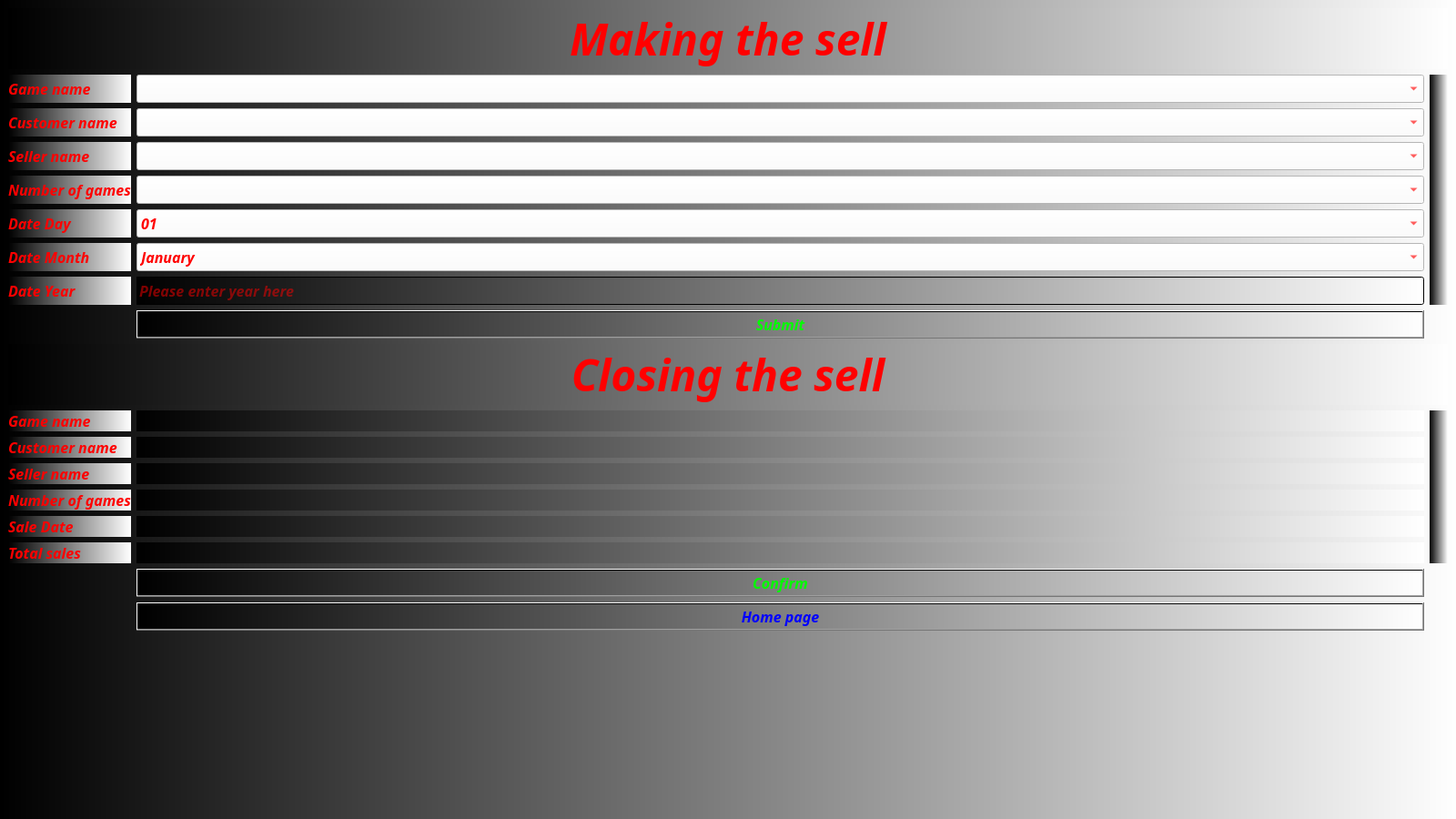
<?xml version="1.0" encoding="UTF-8"?>
<ui version="4.0">
 <class>Sales</class>
 <widget class="QMainWindow" name="Sales">
  <property name="geometry">
   <rect>
    <x>0</x>
    <y>0</y>
    <width>1600</width>
    <height>900</height>
   </rect>
  </property>
  <property name="font">
   <font>
    <family>Franklin Gothic Book</family>
    <pointsize>12</pointsize>
    <italic>true</italic>
    <bold>true</bold>
   </font>
  </property>
  <property name="windowTitle">
   <string>Sales</string>
  </property>
  <property name="windowIcon">
   <iconset resource="Pictures.qrc">
    <normaloff>:/picture/images/buy.png</normaloff>:/picture/images/buy.png</iconset>
  </property>
  <property name="toolTip">
   <string>Sales</string>
  </property>
  <property name="styleSheet">
   <string notr="true">color: rgb(255, 0, 0);
background-color: qlineargradient(spread:pad, x1:0, y1:0, x2:1, y2:0, stop:0 rgba(0, 0, 0, 255), stop:1 rgba(255, 255, 255, 255));</string>
  </property>
  <widget class="QWidget" name="centralwidget">
   <layout class="QGridLayout" name="gridLayout_2">
    <item row="0" column="0">
     <layout class="QGridLayout" name="gridLayout">
      <item row="0" column="0" colspan="3">
       <widget class="QLabel" name="label">
        <property name="font">
         <font>
          <family>Franklin Gothic Book</family>
          <pointsize>36</pointsize>
          <italic>true</italic>
          <bold>true</bold>
         </font>
        </property>
        <property name="text">
         <string>Making the sell</string>
        </property>
        <property name="alignment">
         <set>Qt::AlignCenter</set>
        </property>
       </widget>
      </item>
      <item row="1" column="0">
       <widget class="QLabel" name="label_2">
        <property name="font">
         <font>
          <family>Franklin Gothic Book</family>
          <pointsize>12</pointsize>
          <italic>true</italic>
          <bold>true</bold>
         </font>
        </property>
        <property name="text">
         <string>Game name</string>
        </property>
       </widget>
      </item>
      <item row="1" column="1">
       <widget class="QComboBox" name="comboBox_game_name">
        <property name="font">
         <font>
          <family>Franklin Gothic Book</family>
          <pointsize>12</pointsize>
          <italic>true</italic>
          <bold>true</bold>
         </font>
        </property>
        <property name="styleSheet">
         <string notr="true">background-color: rgb(255, 255, 255);</string>
        </property>
       </widget>
      </item>
      <item row="1" column="2" rowspan="7">
       <widget class="QLabel" name="label_picture">
        <property name="text">
         <string/>
        </property>
       </widget>
      </item>
      <item row="2" column="0">
       <widget class="QLabel" name="label_3">
        <property name="font">
         <font>
          <family>Franklin Gothic Book</family>
          <pointsize>12</pointsize>
          <italic>true</italic>
          <bold>true</bold>
         </font>
        </property>
        <property name="text">
         <string>Customer name</string>
        </property>
       </widget>
      </item>
      <item row="2" column="1">
       <widget class="QComboBox" name="comboBox_customer_name">
        <property name="font">
         <font>
          <family>Franklin Gothic Book</family>
          <pointsize>12</pointsize>
          <italic>true</italic>
          <bold>true</bold>
         </font>
        </property>
        <property name="styleSheet">
         <string notr="true">background-color: rgb(255, 255, 255);</string>
        </property>
       </widget>
      </item>
      <item row="3" column="0">
       <widget class="QLabel" name="label_4">
        <property name="font">
         <font>
          <family>Franklin Gothic Book</family>
          <pointsize>12</pointsize>
          <italic>true</italic>
          <bold>true</bold>
         </font>
        </property>
        <property name="text">
         <string>Seller name</string>
        </property>
       </widget>
      </item>
      <item row="3" column="1">
       <widget class="QComboBox" name="comboBox_seller_name">
        <property name="font">
         <font>
          <family>Franklin Gothic Book</family>
          <pointsize>12</pointsize>
          <italic>true</italic>
          <bold>true</bold>
         </font>
        </property>
        <property name="styleSheet">
         <string notr="true">background-color: rgb(255, 255, 255);</string>
        </property>
       </widget>
      </item>
      <item row="4" column="0">
       <widget class="QLabel" name="label_5">
        <property name="font">
         <font>
          <family>Franklin Gothic Book</family>
          <pointsize>12</pointsize>
          <italic>true</italic>
          <bold>true</bold>
         </font>
        </property>
        <property name="text">
         <string>Number of games</string>
        </property>
       </widget>
      </item>
      <item row="4" column="1">
       <widget class="QComboBox" name="comboBox_nOg">
        <property name="font">
         <font>
          <family>Franklin Gothic Book</family>
          <pointsize>12</pointsize>
          <italic>true</italic>
          <bold>true</bold>
         </font>
        </property>
        <property name="styleSheet">
         <string notr="true">background-color: rgb(255, 255, 255);</string>
        </property>
       </widget>
      </item>
      <item row="5" column="0">
       <widget class="QLabel" name="label_6">
        <property name="font">
         <font>
          <family>Franklin Gothic Book</family>
          <pointsize>12</pointsize>
          <italic>true</italic>
          <bold>true</bold>
         </font>
        </property>
        <property name="text">
         <string>Date Day</string>
        </property>
       </widget>
      </item>
      <item row="5" column="1">
       <widget class="QComboBox" name="comboBox_date_day">
        <property name="font">
         <font>
          <family>Franklin Gothic Book</family>
          <pointsize>12</pointsize>
          <italic>true</italic>
          <bold>true</bold>
         </font>
        </property>
        <property name="autoFillBackground">
         <bool>false</bool>
        </property>
        <property name="styleSheet">
         <string notr="true">background-color: rgb(255, 255, 255);</string>
        </property>
        <item>
         <property name="text">
          <string>01</string>
         </property>
        </item>
        <item>
         <property name="text">
          <string>02</string>
         </property>
        </item>
        <item>
         <property name="text">
          <string>03</string>
         </property>
        </item>
        <item>
         <property name="text">
          <string>04</string>
         </property>
        </item>
        <item>
         <property name="text">
          <string>05</string>
         </property>
        </item>
        <item>
         <property name="text">
          <string>06</string>
         </property>
        </item>
        <item>
         <property name="text">
          <string>07</string>
         </property>
        </item>
        <item>
         <property name="text">
          <string>08</string>
         </property>
        </item>
        <item>
         <property name="text">
          <string>09</string>
         </property>
        </item>
        <item>
         <property name="text">
          <string>10</string>
         </property>
        </item>
        <item>
         <property name="text">
          <string>11</string>
         </property>
        </item>
        <item>
         <property name="text">
          <string>12</string>
         </property>
        </item>
        <item>
         <property name="text">
          <string>13</string>
         </property>
        </item>
        <item>
         <property name="text">
          <string>14</string>
         </property>
        </item>
        <item>
         <property name="text">
          <string>15</string>
         </property>
        </item>
        <item>
         <property name="text">
          <string>16</string>
         </property>
        </item>
        <item>
         <property name="text">
          <string>17</string>
         </property>
        </item>
        <item>
         <property name="text">
          <string>18</string>
         </property>
        </item>
        <item>
         <property name="text">
          <string>19</string>
         </property>
        </item>
        <item>
         <property name="text">
          <string>20</string>
         </property>
        </item>
        <item>
         <property name="text">
          <string>21</string>
         </property>
        </item>
        <item>
         <property name="text">
          <string>22</string>
         </property>
        </item>
        <item>
         <property name="text">
          <string>23</string>
         </property>
        </item>
        <item>
         <property name="text">
          <string>24</string>
         </property>
        </item>
        <item>
         <property name="text">
          <string>25</string>
         </property>
        </item>
        <item>
         <property name="text">
          <string>26</string>
         </property>
        </item>
        <item>
         <property name="text">
          <string>27</string>
         </property>
        </item>
        <item>
         <property name="text">
          <string>28</string>
         </property>
        </item>
        <item>
         <property name="text">
          <string>29</string>
         </property>
        </item>
        <item>
         <property name="text">
          <string>30</string>
         </property>
        </item>
        <item>
         <property name="text">
          <string>31</string>
         </property>
        </item>
       </widget>
      </item>
      <item row="6" column="0">
       <widget class="QLabel" name="label_7">
        <property name="font">
         <font>
          <family>Franklin Gothic Book</family>
          <pointsize>12</pointsize>
          <italic>true</italic>
          <bold>true</bold>
         </font>
        </property>
        <property name="text">
         <string>Date Month</string>
        </property>
       </widget>
      </item>
      <item row="6" column="1">
       <widget class="QComboBox" name="comboBox_date_month">
        <property name="font">
         <font>
          <family>Franklin Gothic Book</family>
          <pointsize>12</pointsize>
          <italic>true</italic>
          <bold>true</bold>
         </font>
        </property>
        <property name="styleSheet">
         <string notr="true">background-color: rgb(255, 255, 255);</string>
        </property>
        <item>
         <property name="text">
          <string>January</string>
         </property>
        </item>
        <item>
         <property name="text">
          <string>February</string>
         </property>
        </item>
        <item>
         <property name="text">
          <string>March</string>
         </property>
        </item>
        <item>
         <property name="text">
          <string>April</string>
         </property>
        </item>
        <item>
         <property name="text">
          <string>May</string>
         </property>
        </item>
        <item>
         <property name="text">
          <string>June</string>
         </property>
        </item>
        <item>
         <property name="text">
          <string>July</string>
         </property>
        </item>
        <item>
         <property name="text">
          <string>August</string>
         </property>
        </item>
        <item>
         <property name="text">
          <string>Setember</string>
         </property>
        </item>
        <item>
         <property name="text">
          <string>October</string>
         </property>
        </item>
        <item>
         <property name="text">
          <string>November</string>
         </property>
        </item>
        <item>
         <property name="text">
          <string>December</string>
         </property>
        </item>
       </widget>
      </item>
      <item row="7" column="0">
       <widget class="QLabel" name="label_8">
        <property name="font">
         <font>
          <family>Franklin Gothic Book</family>
          <pointsize>12</pointsize>
          <italic>true</italic>
          <bold>true</bold>
         </font>
        </property>
        <property name="text">
         <string>Date Year</string>
        </property>
       </widget>
      </item>
      <item row="7" column="1">
       <widget class="QLineEdit" name="lineEdit_date_year">
        <property name="font">
         <font>
          <family>Franklin Gothic Book</family>
          <pointsize>12</pointsize>
          <italic>true</italic>
          <bold>true</bold>
         </font>
        </property>
        <property name="placeholderText">
         <string>Please enter year here</string>
        </property>
       </widget>
      </item>
      <item row="8" column="1">
       <widget class="QPushButton" name="Submit">
        <property name="font">
         <font>
          <family>Franklin Gothic Book</family>
          <pointsize>12</pointsize>
          <italic>true</italic>
          <bold>true</bold>
         </font>
        </property>
        <property name="styleSheet">
         <string notr="true">color: rgb(0, 255, 0);</string>
        </property>
        <property name="text">
         <string>Submit</string>
        </property>
       </widget>
      </item>
      <item row="9" column="0" colspan="3">
       <widget class="QLabel" name="label_9">
        <property name="font">
         <font>
          <family>Franklin Gothic Book</family>
          <pointsize>36</pointsize>
          <italic>true</italic>
          <bold>true</bold>
         </font>
        </property>
        <property name="text">
         <string>Closing the sell</string>
        </property>
        <property name="alignment">
         <set>Qt::AlignCenter</set>
        </property>
       </widget>
      </item>
      <item row="10" column="0">
       <widget class="QLabel" name="label_13">
        <property name="font">
         <font>
          <family>Franklin Gothic Book</family>
          <pointsize>12</pointsize>
          <italic>true</italic>
          <bold>true</bold>
         </font>
        </property>
        <property name="text">
         <string>Game name</string>
        </property>
       </widget>
      </item>
      <item row="10" column="1">
       <widget class="QLabel" name="label_game_name">
        <property name="font">
         <font>
          <family>Franklin Gothic Book</family>
          <pointsize>12</pointsize>
          <italic>true</italic>
          <bold>true</bold>
         </font>
        </property>
        <property name="text">
         <string/>
        </property>
       </widget>
      </item>
      <item row="10" column="2" rowspan="6">
       <widget class="QLabel" name="label_picture_2">
        <property name="text">
         <string/>
        </property>
       </widget>
      </item>
      <item row="11" column="0">
       <widget class="QLabel" name="label_15">
        <property name="font">
         <font>
          <family>Franklin Gothic Book</family>
          <pointsize>12</pointsize>
          <italic>true</italic>
          <bold>true</bold>
         </font>
        </property>
        <property name="text">
         <string>Customer name</string>
        </property>
       </widget>
      </item>
      <item row="11" column="1">
       <widget class="QLabel" name="label_customer_name">
        <property name="font">
         <font>
          <family>Franklin Gothic Book</family>
          <pointsize>12</pointsize>
          <italic>true</italic>
          <bold>true</bold>
         </font>
        </property>
        <property name="text">
         <string/>
        </property>
       </widget>
      </item>
      <item row="12" column="0">
       <widget class="QLabel" name="label_10">
        <property name="font">
         <font>
          <family>Franklin Gothic Book</family>
          <pointsize>12</pointsize>
          <italic>true</italic>
          <bold>true</bold>
         </font>
        </property>
        <property name="text">
         <string>Seller name</string>
        </property>
       </widget>
      </item>
      <item row="12" column="1">
       <widget class="QLabel" name="label_seller_name">
        <property name="font">
         <font>
          <family>Franklin Gothic Book</family>
          <pointsize>12</pointsize>
          <italic>true</italic>
          <bold>true</bold>
         </font>
        </property>
        <property name="text">
         <string/>
        </property>
       </widget>
      </item>
      <item row="13" column="0">
       <widget class="QLabel" name="label_11">
        <property name="font">
         <font>
          <family>Franklin Gothic Book</family>
          <pointsize>12</pointsize>
          <italic>true</italic>
          <bold>true</bold>
         </font>
        </property>
        <property name="text">
         <string>Number of games</string>
        </property>
       </widget>
      </item>
      <item row="13" column="1">
       <widget class="QLabel" name="label_nOg">
        <property name="font">
         <font>
          <family>Franklin Gothic Book</family>
          <pointsize>12</pointsize>
          <italic>true</italic>
          <bold>true</bold>
         </font>
        </property>
        <property name="text">
         <string/>
        </property>
       </widget>
      </item>
      <item row="14" column="0">
       <widget class="QLabel" name="label_14">
        <property name="font">
         <font>
          <family>Franklin Gothic Book</family>
          <pointsize>12</pointsize>
          <italic>true</italic>
          <bold>true</bold>
         </font>
        </property>
        <property name="text">
         <string>Sale Date</string>
        </property>
       </widget>
      </item>
      <item row="14" column="1">
       <widget class="QLabel" name="label__sale_date">
        <property name="font">
         <font>
          <family>Franklin Gothic Book</family>
          <pointsize>12</pointsize>
          <italic>true</italic>
          <bold>true</bold>
         </font>
        </property>
        <property name="text">
         <string/>
        </property>
       </widget>
      </item>
      <item row="15" column="0">
       <widget class="QLabel" name="label_12">
        <property name="font">
         <font>
          <family>Franklin Gothic Book</family>
          <pointsize>12</pointsize>
          <italic>true</italic>
          <bold>true</bold>
         </font>
        </property>
        <property name="text">
         <string>Total sales</string>
        </property>
       </widget>
      </item>
      <item row="15" column="1">
       <widget class="QLabel" name="label_total_sales">
        <property name="font">
         <font>
          <family>Franklin Gothic Book</family>
          <pointsize>12</pointsize>
          <italic>true</italic>
          <bold>true</bold>
         </font>
        </property>
        <property name="text">
         <string/>
        </property>
       </widget>
      </item>
      <item row="16" column="0" rowspan="3">
       <spacer name="verticalSpacer">
        <property name="orientation">
         <enum>Qt::Vertical</enum>
        </property>
        <property name="sizeHint" stdset="0">
         <size>
          <width>20</width>
          <height>108</height>
         </size>
        </property>
       </spacer>
      </item>
      <item row="16" column="1">
       <widget class="QPushButton" name="Confirm">
        <property name="font">
         <font>
          <family>Franklin Gothic Book</family>
          <pointsize>12</pointsize>
          <italic>true</italic>
          <bold>true</bold>
         </font>
        </property>
        <property name="styleSheet">
         <string notr="true">color: rgb(0, 255, 0);</string>
        </property>
        <property name="text">
         <string>Confirm</string>
        </property>
       </widget>
      </item>
      <item row="16" column="2" rowspan="3">
       <spacer name="verticalSpacer_3">
        <property name="orientation">
         <enum>Qt::Vertical</enum>
        </property>
        <property name="sizeHint" stdset="0">
         <size>
          <width>20</width>
          <height>118</height>
         </size>
        </property>
       </spacer>
      </item>
      <item row="17" column="1">
       <widget class="QPushButton" name="Home_page">
        <property name="font">
         <font>
          <family>Franklin Gothic Book</family>
          <pointsize>12</pointsize>
          <italic>true</italic>
          <bold>true</bold>
         </font>
        </property>
        <property name="styleSheet">
         <string notr="true">color: rgb(0, 0, 255);</string>
        </property>
        <property name="text">
         <string>Home page</string>
        </property>
       </widget>
      </item>
      <item row="18" column="1">
       <spacer name="verticalSpacer_2">
        <property name="orientation">
         <enum>Qt::Vertical</enum>
        </property>
        <property name="sizeHint" stdset="0">
         <size>
          <width>20</width>
          <height>272</height>
         </size>
        </property>
       </spacer>
      </item>
     </layout>
    </item>
   </layout>
  </widget>
  <widget class="QMenuBar" name="menubar">
   <property name="geometry">
    <rect>
     <x>0</x>
     <y>0</y>
     <width>1600</width>
     <height>23</height>
    </rect>
   </property>
  </widget>
 </widget>
 <resources>
  <include location="Pictures.qrc"/>
 </resources>
 <connections/>
</ui>
